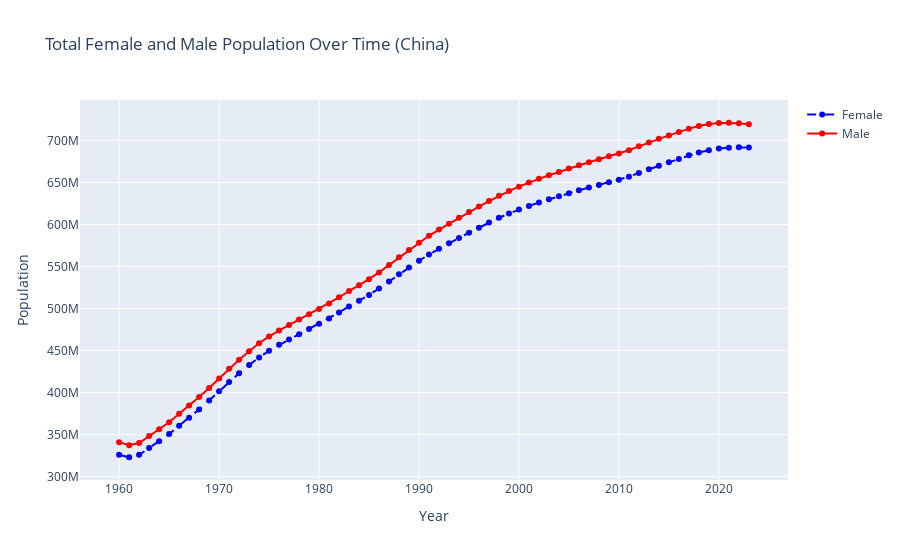
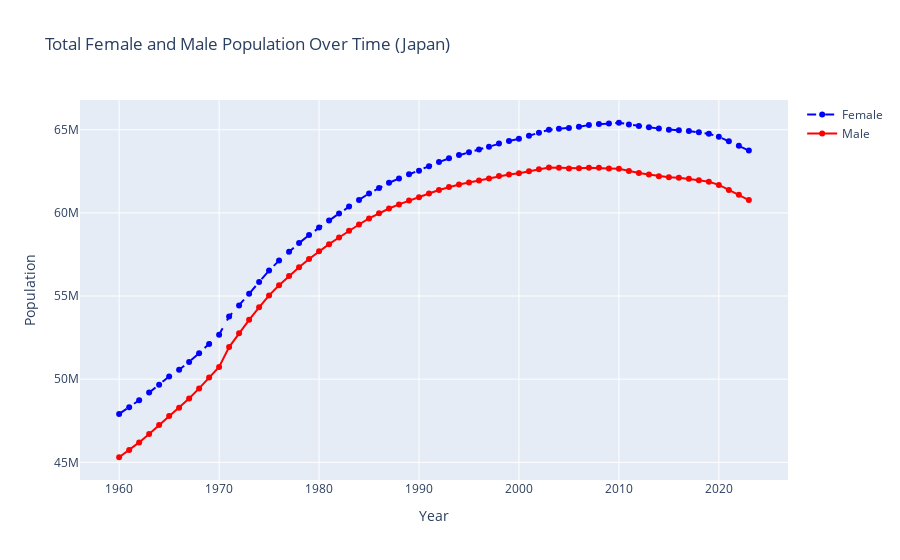
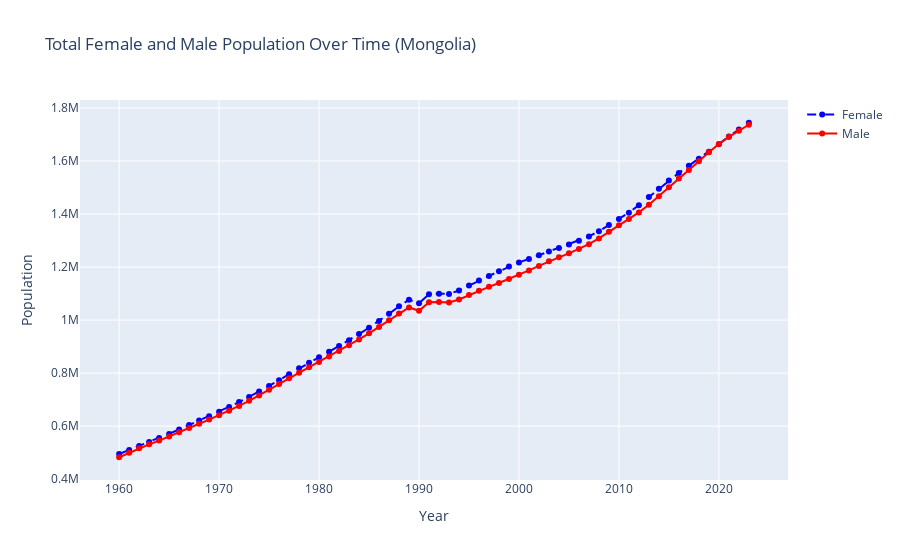
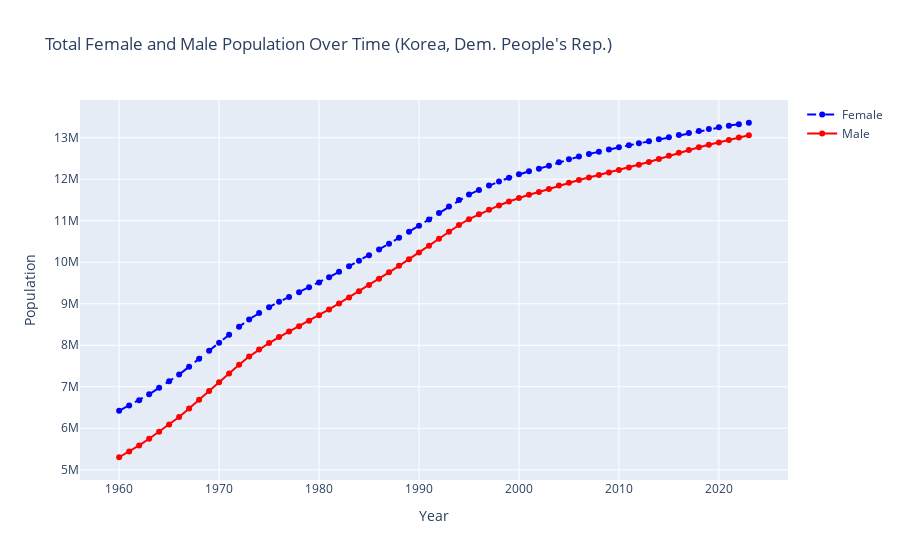

Notebook cell for these charts, in order:
### Code cell
output = construct_dataframe({"CHN":"China",
             "JPN":"Japan",
             "MNG": "Mongolia",
             "KOR": "Korea, Rep",
             "HKG": "Hong Kong",
             "PRK": "Korea, Dem. People's Rep."
            }, 'Population', graph_output = True)
